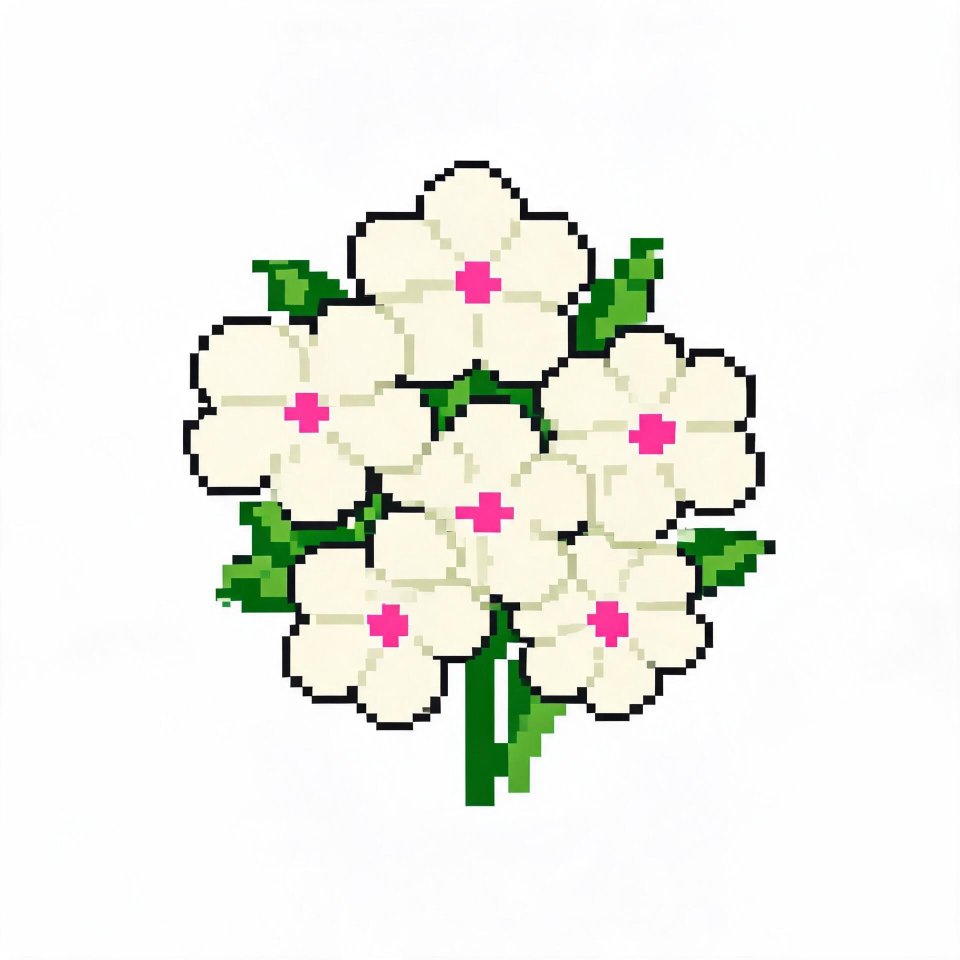
#> input picture temp/ref_waxflower.jpg, 1920 x 1920 px, found by its file name (shown at 1/2 size)
$ python make_final_sheet.py
#> lines starting #> are read from the running program, lines starting #| are printed output that depends on the picture; after the words box and inside, x2 and y2 are one past the last pixel; in counts of white or black regions, pixels touching at a corner belong together
"""Final deliverable: generate clean comparison sheet with scores."""
import numpy as np
from PIL import Image, ImageDraw, ImageFont
import os

SRC = r"D:\mcmod\mytestmod\temp"
DST = r"D:\mcmod\mytestmod\src\main\resources\assets\firstmod\textures\block"
OUT = r"D:\mcmod\mytestmod\temp\final_deliverable.png"
T = 32

flowers = [
    ("ref_waxflower.jpg", "waxflower.png", "蜡花 Waxflower"),
    ("ref_aster.jpg", "aster.png", "紫苑 Aster"),
    ("ref_dancing_lady.jpg", "dancing_lady.png", "跳舞兰 Dancing Lady"),
    ("ref_chamomile.jpg", "chamomile.png", "洋甘菊 Chamomile"),
    ("ref_oncidium.jpg", "oncidium.png", "文心兰 Oncidium"),
    ("ref_anemone.jpg", "anemone.png", "银莲花 Anemone"),
    ("ref_astilbe.jpg", "astilbe.png", "落新妇 Astilbe"),
    ("ref_hydrangea.jpg", "hydrangea.png", "绣球 Hydrangea"),
    ("ref_bells_of_ireland.jpg", "bells_of_ireland.png", "贝壳花 Bells of Ireland"),
    ("ref_hypericum.jpg", "hypericum.png", "火龙珠 Hypericum"),
    ("ref_lupine.jpg", "lupine.png", "鲁冰花 Lupine"),
    ("ref_wintersweet.jpg", "wintersweet.png", "腊梅 Wintersweet"),
]

MAG = 10  # 32*10 = 320px
CELL_W = 360
CELL_H = 380
COLS = 4
ROWS = 3

W = CELL_W * COLS
H = CELL_H * ROWS + 60  # extra space for header

canvas = Image.new('RGB', (W, H), (230, 230, 230))
#> canvas: PIL image 1440x1200 RGB; every value is 230
draw = ImageDraw.Draw(canvas)

# Header
draw.text((20, 15), "12 Flowers - AI Reference vs MC Pixel Texture (32x32)", fill=(0, 0, 0))
draw.text((20, 35), "Generated from AI reference images, pixel-by-pixel redrawn for clean MC style", fill=(80, 80, 80))

for i, (ref_name, tex_name, label) in enumerate(flowers):
    col = i % COLS
    row = i // COLS
    x0 = col * CELL_W
    y0 = row * CELL_H + 60

    # Label
    draw.text((x0 + 10, y0 + 5), f"{i+1}. {label}", fill=(0, 0, 0))

    # AI Reference (resized to 128x128)
    ref = Image.open(os.path.join(SRC, ref_name)).convert('RGB')
#> ref is the input picture: PIL image 1920x1920 RGB; mean R, G, B 238.3, 239.5, 233
    ref = ref.resize((128, 128), Image.BILINEAR)
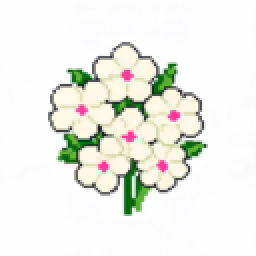
#> ref: PIL image 128x128 RGB (shown 2 times larger); mean R, G, B 238.3, 239.5, 233
    # White border
    draw.rectangle([x0 + 14, y0 + 29, x0 + 145, y0 + 160], outline=(180, 180, 180))
    canvas.paste(ref, (x0 + 15, y0 + 30))
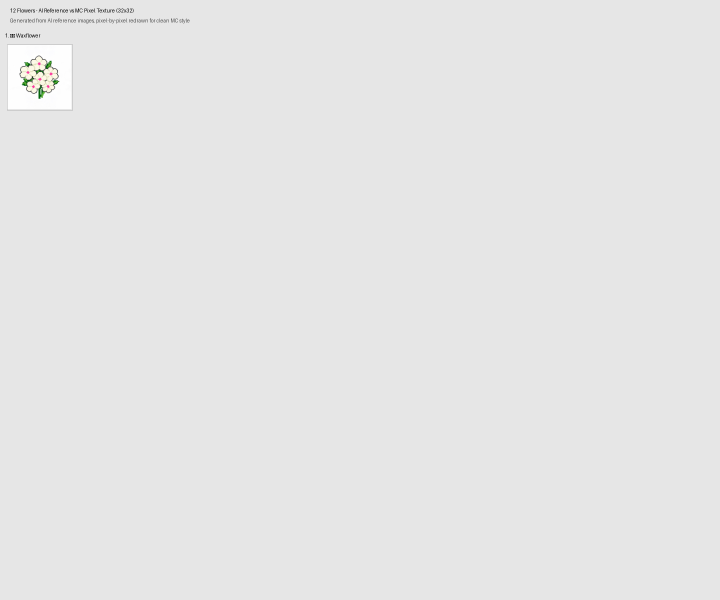
#> canvas: PIL image 1440x1200 RGB (shown at 1/2 size); mean R, G, B 229.9, 229.9, 229.9
    draw.text((x0 + 15, y0 + 165), "AI Reference", fill=(100, 100, 100))

    # MC Texture (magnified 10x on checkerboard)
    tex = Image.open(os.path.join(DST, tex_name)).convert('RGBA')
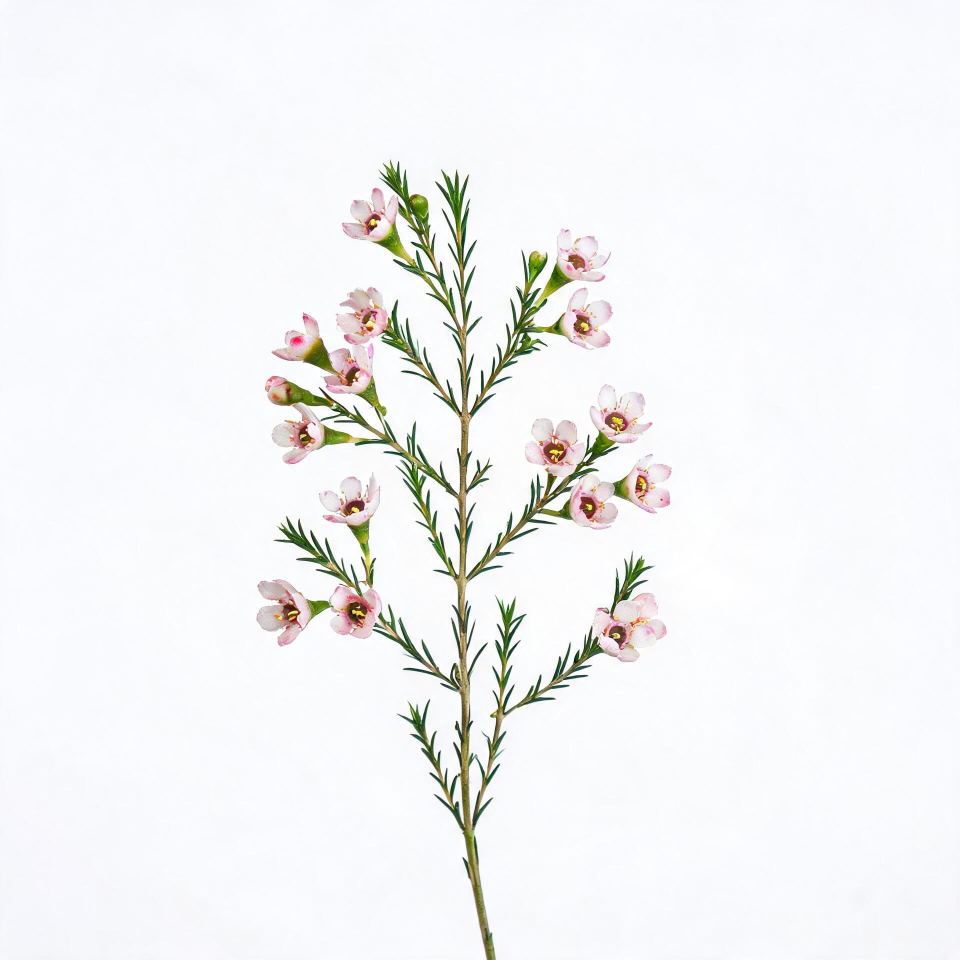
#> input picture temp/ai_source/waxflower.jpg, 1920 x 1920 px, given in place of waxflower.png, which was not available (shown at 1/2 size)
    tex_mag = tex.resize((32 * MAG, 32 * MAG), Image.NEAREST)
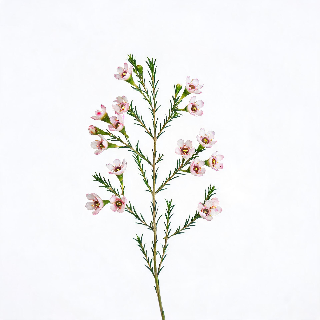
#> tex_mag: PIL image 320x320 RGBA; mean R, G, B, A 243, 243.4, 243.9, 255

    # Checker background
    checker = Image.new('RGB', (32*MAG, 32*MAG), (248, 248, 248))
#> checker: PIL image 320x320 RGB; every value is 248
    for cy in range(32):
        for cx in range(32):
            if (cx + cy) % 2 == 0:
                for dy in range(MAG):
                    for dx in range(MAG):
                        checker.putpixel((cx*MAG+dx, cy*MAG+dy), (228, 228, 228))
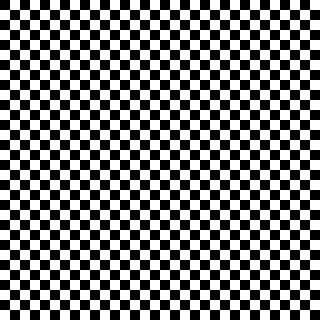
#> checker: PIL image 320x320 RGB; values 228 (black) and 248 (white), 50% white; 1 white region, box (x1, y1, x2, y2) and area: (0, 0, 320, 320) 51200
    checker.paste(tex_mag, (0, 0), tex_mag)

    draw.rectangle([x0 + 164, y0 + 29, x0 + 165 + 32*MAG, y0 + 30 + 32*MAG], outline=(180, 180, 180))
    canvas.paste(checker, (x0 + 165, y0 + 30))
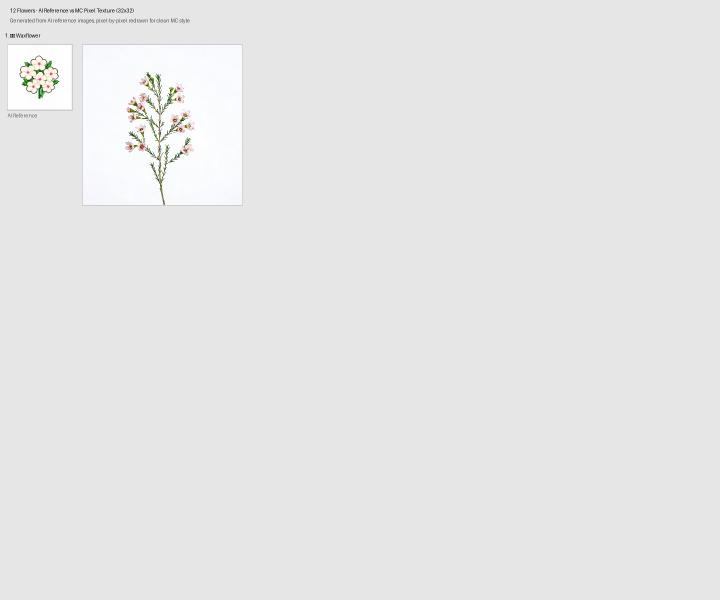
#> canvas: PIL image 1440x1200 RGB (shown at 1/2 size); mean R, G, B 230.6, 230.7, 230.6
    draw.text((x0 + 165, y0 + 32 + 32*MAG), "MC 32x32 (10x zoom)", fill=(100, 100, 100))

    # Stats below
    tex_arr = np.array(tex)
    n_px = int(np.sum(tex_arr[:,:,3] > 0))
#> n_px = 3686400
    n_c = len(set(tuple(tex_arr[y,x,:3]) for y in range(T) for x in range(T) if tex_arr[y,x,3] > 0))
#> n_c = 9

    # Check stem gradient
    has_grad = False
    for y in range(26, 31):
        greens = []
        for x in range(T):
            if tex_arr[y, x, 3] > 0:
                r, g, b = int(tex_arr[y,x,0]), int(tex_arr[y,x,1]), int(tex_arr[y,x,2])
                if g > r + 10 and g > b + 10:
                    greens.append((x, g))
        if len(greens) >= 3:
            greens.sort()
            if greens[0][1] > greens[-1][1] + 15:
                has_grad = True

    stat_y = y0 + 32*MAG + 55
    draw.text((x0 + 15, stat_y), f"Pixels: {n_px}", fill=(50, 50, 50))
    draw.text((x0 + 15, stat_y + 15), f"Colors: {n_c}", fill=(50, 50, 50))
    grad_text = "Stem Gradient: YES" if has_grad else "Stem Gradient: -"
    grad_color = (0, 130, 0) if has_grad else (150, 100, 0)
    draw.text((x0 + 15, stat_y + 30), grad_text, fill=grad_color)
#> pass 2 of the loop `for i, (ref_name, tex_name, label) in enumerate(flowers):`:
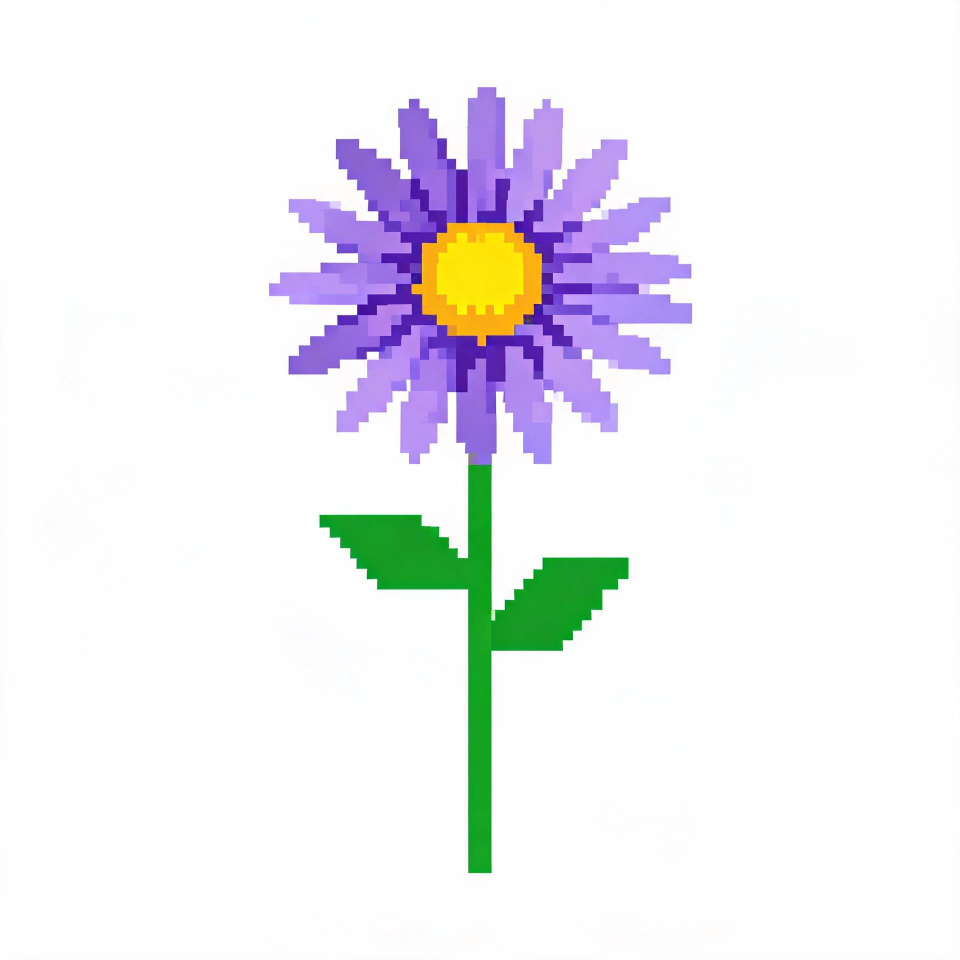
#> input picture temp/ref_aster.jpg, 1920 x 1920 px, found by its file name (shown at 1/2 size)
#> ref is the input picture: PIL image 1920x1920 RGB; mean R, G, B 238.7, 238.4, 242.1
#> ref: PIL image 128x128 RGB
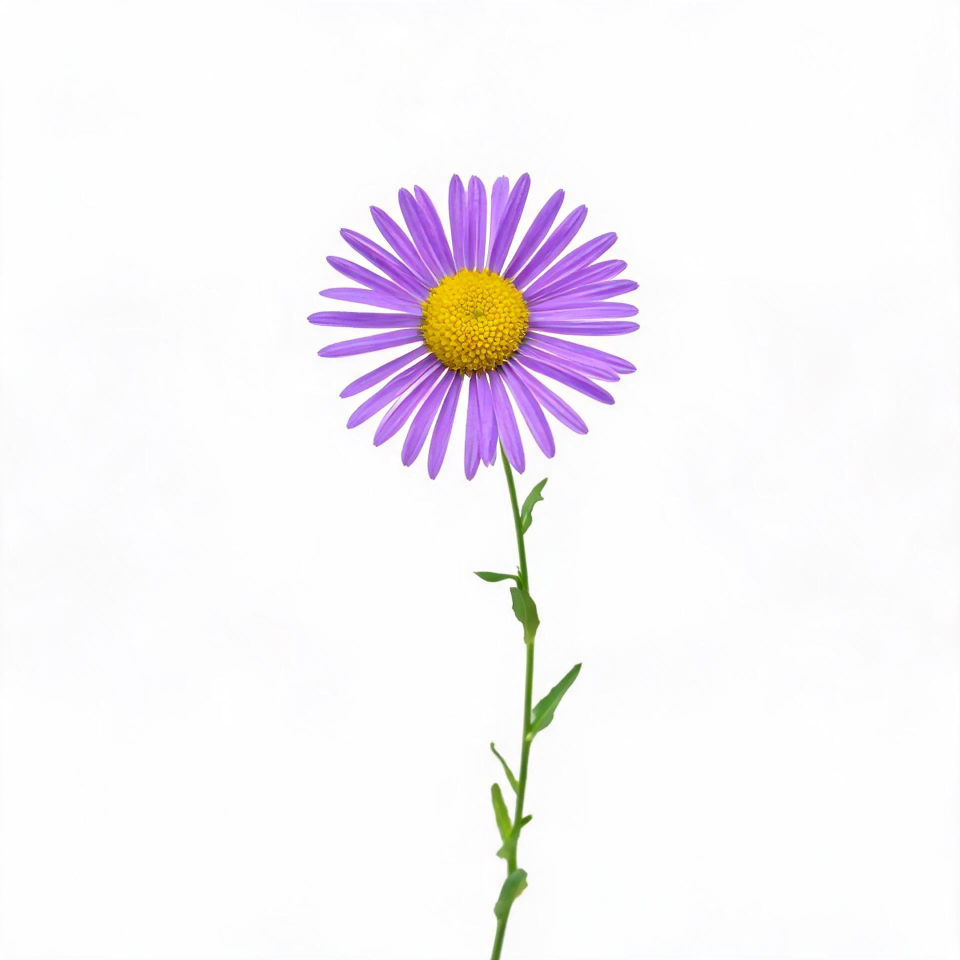
#> input picture temp/ai_source/aster.jpg, 1920 x 1920 px, given in place of aster.png, which was not available (shown at 1/2 size)
#> `canvas.paste(checker, (x0 + 165, y0 + 30))`:
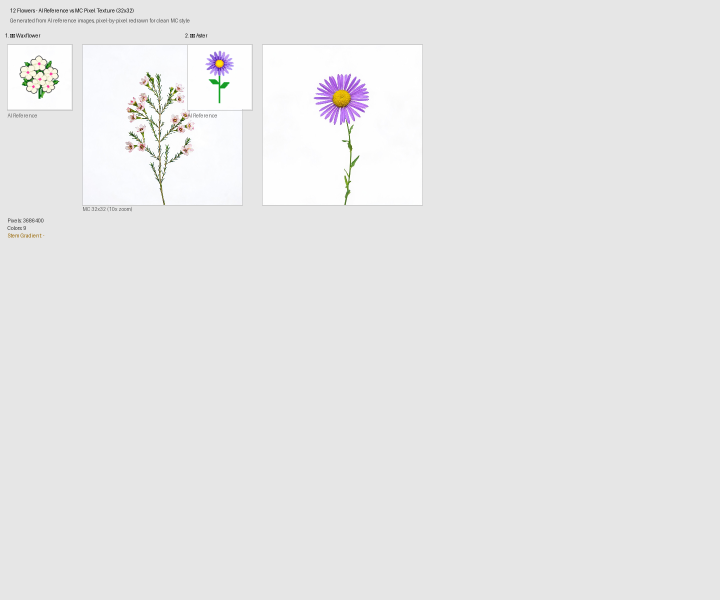
#> canvas: PIL image 1440x1200 RGB (shown at 1/2 size); mean R, G, B 231.5, 231.3, 231.5
#> n_c = 4
#> (the run stopped early here; a loop or call above may not have finished)
